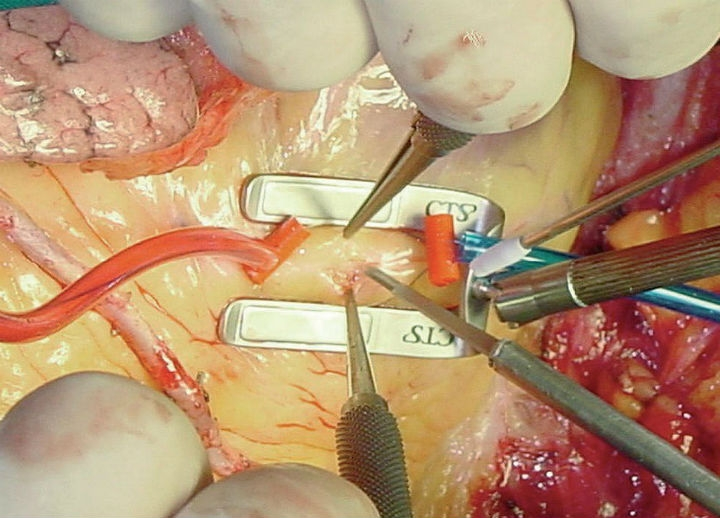
#> input picture HW5/surgery.jpeg, 720 x 518 px
$ jupyter execute HW5-Q3-a.ipynb
#> lines starting #> are read from the running program, lines starting #| are printed output that depends on the picture; after the words box and inside, x2 and y2 are one past the last pixel; in counts of white or black regions, pixels touching at a corner belong together
[cell 1]
import numpy as np
import cv2 as cv
import matplotlib.pyplot as plt
import math

#reading image and apply edges detection filter
img = cv.imread('surgery.jpeg')
#> img is the input picture: shape (518, 720, 3); mean B, G, R 112.7, 146.6, 182
gray = cv.cvtColor(img, cv.COLOR_BGR2GRAY)
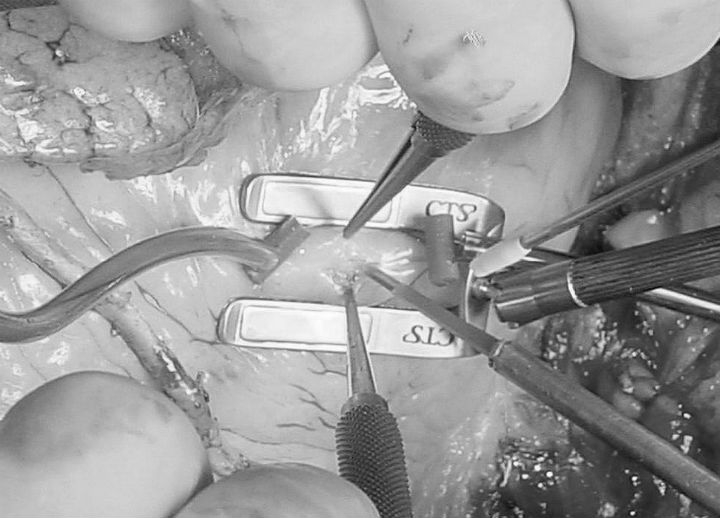
#> gray: shape (518, 720); min 6, max 254, mean 153.3
img_blur = cv.medianBlur(gray,11)
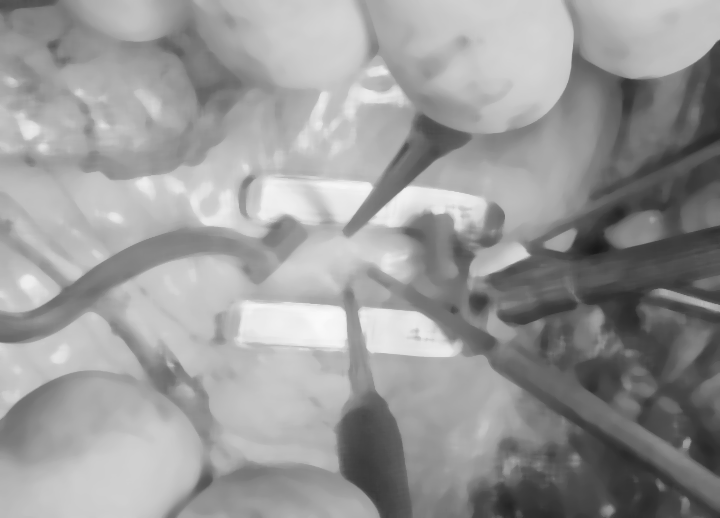
#> img_blur: shape (518, 720); min 25, max 250, mean 153.3
edges = cv.Canny(img_blur, 50, 100)
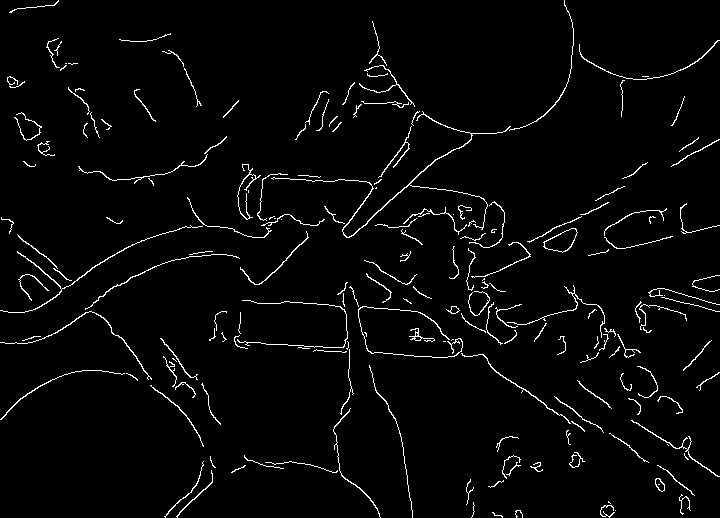
#> edges: shape (518, 720); 2.9% white in thin lines or dots
#cv.imshow('image' , edges)

#detect line in image
lines = cv.HoughLinesP(edges, 1, np.pi/180 , 50, minLineLength=30 , maxLineGap=10)
#> lines = 67 rows, first 6: [622, 248, 718, 225], [225, 339, 314, 347], [632, 420, 689, 454], [441, 333, 473, 355], [521, 387, 569, 422], [351, 236, 439, 157]

# Draw lines on the image
for line in lines:

    x1, y1, x2, y2 = line[0]

    cv.line(img, (x1, y1), (x2, y2), (0, 255, 0), 3)
#> this loop made 67 passes
#> (x1, y1, x2, y2) on passes 1 to 12: (622, 248, 718, 225), (225, 339, 314, 347), (632, 420, 689, 454), (441, 333, 473, 355), (521, 387, 569, 422), (351, 236, 439, 157), (374, 308, 417, 311), (259, 303, 302, 302), (465, 320, 502, 343), (261, 283, 307, 237), (412, 186, 457, 191), (314, 350, 349, 352)
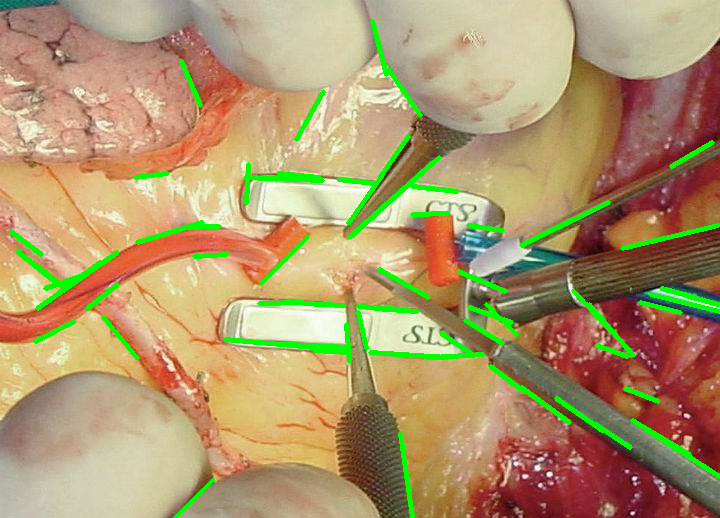
#> img: shape (518, 720, 3); 4.28% of pixels changed, all inside (x1, y1, x2, y2) = (8, 19, 720, 518)

# Show result
cv.imshow('Image', img)

cv.waitKey(0)
cv.destroyAllWindows()

$ run again, with HW5/redcell.jpeg copied over HW5/surgery.jpeg
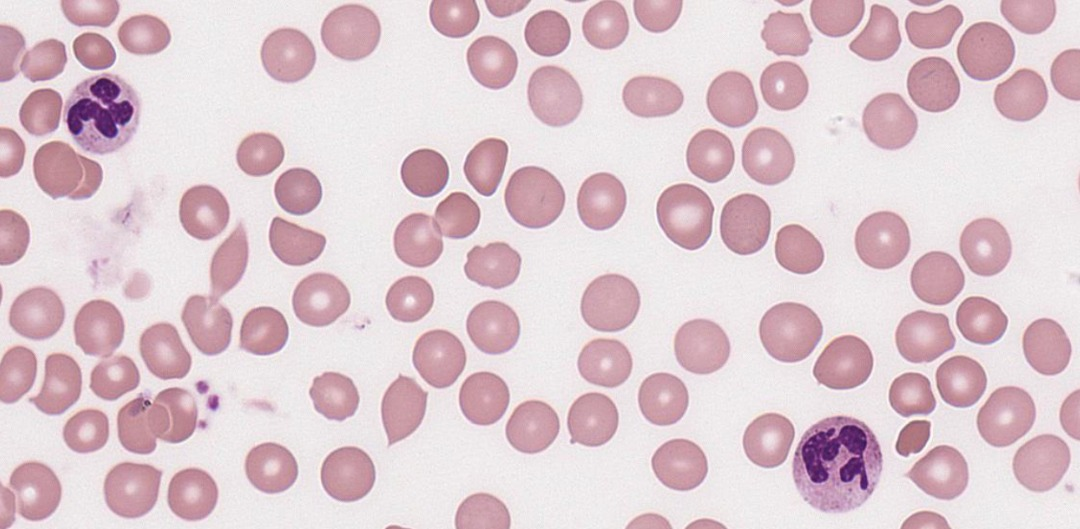
#> input picture HW5/redcell.jpeg, 1080 x 529 px
#> img is the input picture: shape (529, 1080, 3); mean B, G, R 207.8, 201.3, 222.1
#> `edges = cv.Canny(img_blur, 50, 100)`:
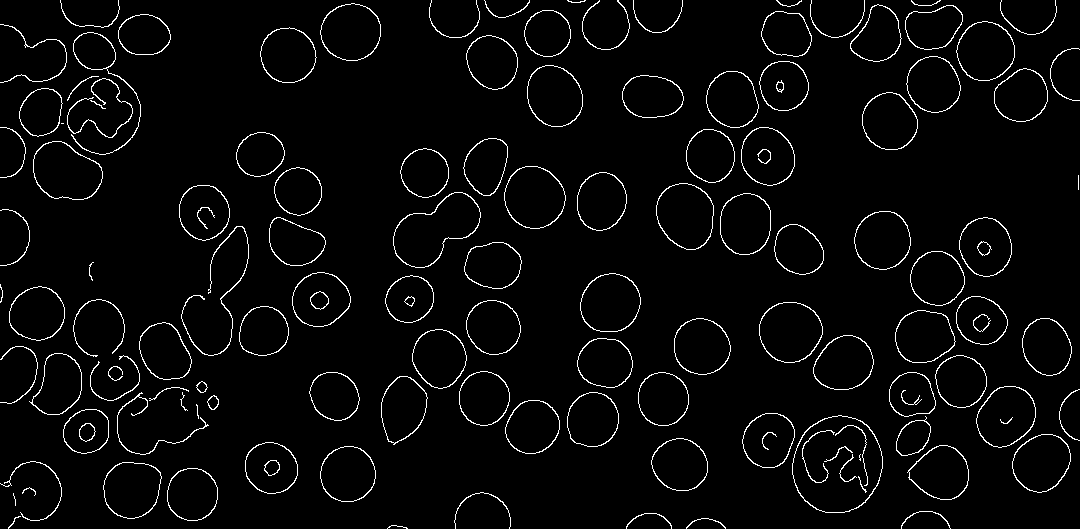
#> edges: shape (529, 1080); 3.4% white in thin lines or dots
#> lines = [[279, 217, 323, 236], [899, 414, 929, 424], [174, 327, 191, 359], [840, 477, 877, 485], [73, 24, 103, 27], [790, 421, 810, 478], [932, 360, 965, 338]]
#> the loop `for line in lines: ` made 7 passes
#> after the loop `for line in lines:`:
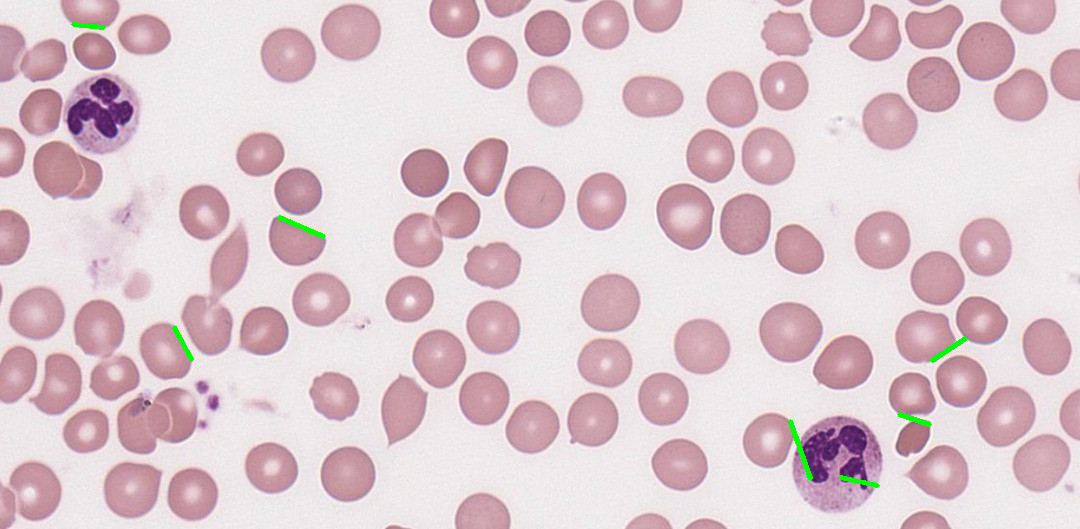
#> img: shape (529, 1080, 3); 0.27% of pixels changed, all inside (x1, y1, x2, y2) = (71, 22, 968, 488)

$ run again, with HW5/MRIF.png saved as HW5/surgery.jpeg
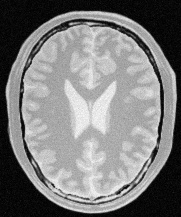
#> input picture HW5/MRIF.png, 181 x 217 px
#> img is the input picture: shape (217, 181, 3); min 0, max 251, mean 123.7
#> `img_blur = cv.medianBlur(gray,11)`:
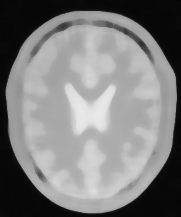
#> img_blur: shape (217, 181); min 4, max 233, mean 125.9
#> `edges = cv.Canny(img_blur, 50, 100)`:
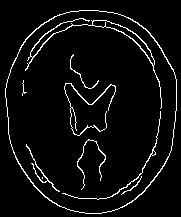
#> edges: shape (217, 181); 5% white in thin lines or dots, all inside (x1, y1, x2, y2) = (5, 10, 177, 214)
#> lines = None
